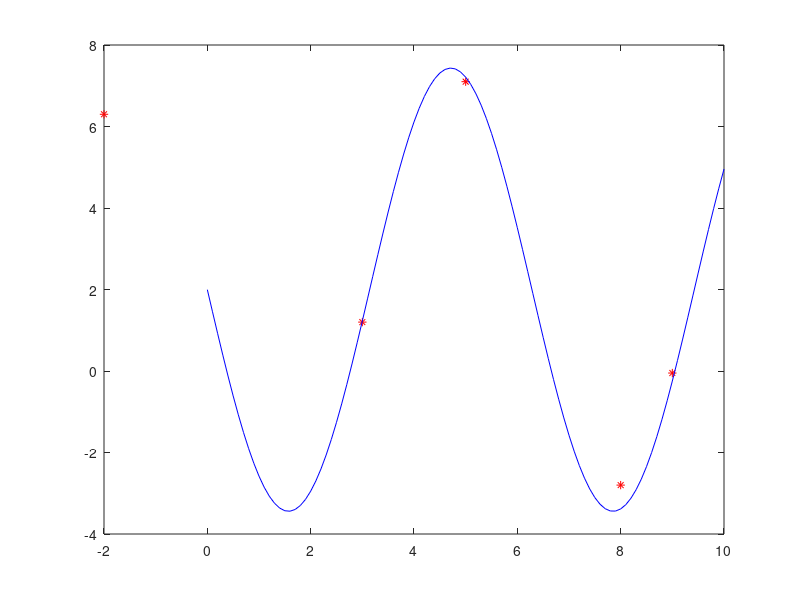

Here is the MATLAB script that generated this plot:
function [] = Bai_5_5()
    x = [-2,3,5,8,9];
    f = [6.3, 1.2, 7.1, -2.8, -0.05];
    N = length(x);
    SumX1 = sum(cos(x));
    SumX2 = sum(sin(x).*cos(x));
    SumX3 = sum(sin(x));
    SumFX = sum(f.*cos(x));
    SumF = sum(f);
    A = [SumX1 SumX2; N SumX3];
    B = [SumFX; SumF];

    format rat, ab = inv(A)*B

    plot(x,f,'r*'); hold on;
    X = 0:0.1:10;
    F = @(x)ab(1) + ab(2)*sin(x);
    FX = feval(F,X);
    plot(X,FX,'b-');
end